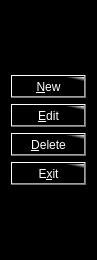
<?xml version="1.0" encoding="UTF-8"?>
<ui version="4.0">
 <class>SideWidjet</class>
 <widget class="QWidget" name="SideWidjet">
  <property name="geometry">
   <rect>
    <x>0</x>
    <y>0</y>
    <width>95</width>
    <height>260</height>
   </rect>
  </property>
  <property name="windowTitle">
   <string>Form</string>
  </property>
  <property name="styleSheet">
   <string notr="true">background-color: rgb(0, 0, 0);</string>
  </property>
  <layout class="QGridLayout" name="gridLayout">
   <item row="1" column="0">
    <widget class="QPushButton" name="btnNew">
     <property name="styleSheet">
      <string notr="true">color: rgb(255, 255, 255);
font: 14pt &quot;Segoe UI&quot;;
background-color: qlineargradient(spread:pad, x1:0.882157, y1:0.142, x2:1, y2:0, stop:0 rgba(0, 0, 0, 255), stop:1 rgba(255, 255, 255, 255));</string>
     </property>
     <property name="text">
      <string>&amp;New</string>
     </property>
    </widget>
   </item>
   <item row="2" column="0">
    <widget class="QPushButton" name="btnEdit">
     <property name="styleSheet">
      <string notr="true">color: rgb(255, 255, 255);
font: 14pt &quot;Segoe UI&quot;;
background-color: qlineargradient(spread:pad, x1:0.882157, y1:0.142, x2:1, y2:0, stop:0 rgba(0, 0, 0, 255), stop:1 rgba(255, 255, 255, 255));</string>
     </property>
     <property name="text">
      <string>&amp;Edit</string>
     </property>
    </widget>
   </item>
   <item row="3" column="0">
    <widget class="QPushButton" name="btnDelete">
     <property name="styleSheet">
      <string notr="true">color: rgb(255, 255, 255);
font: 14pt &quot;Segoe UI&quot;;
background-color: qlineargradient(spread:pad, x1:0.882157, y1:0.142, x2:1, y2:0, stop:0 rgba(0, 0, 0, 255), stop:1 rgba(255, 255, 255, 255));</string>
     </property>
     <property name="text">
      <string>&amp;Delete</string>
     </property>
    </widget>
   </item>
   <item row="4" column="0">
    <widget class="QPushButton" name="btnExit">
     <property name="styleSheet">
      <string notr="true">color: rgb(255, 255, 255);
font: 14pt &quot;Segoe UI&quot;;
background-color: qlineargradient(spread:pad, x1:0.882157, y1:0.142, x2:1, y2:0, stop:0 rgba(0, 0, 0, 255), stop:1 rgba(255, 255, 255, 255));</string>
     </property>
     <property name="text">
      <string>E&amp;xit</string>
     </property>
    </widget>
   </item>
   <item row="0" column="0">
    <spacer name="verticalSpacer">
     <property name="orientation">
      <enum>Qt::Vertical</enum>
     </property>
     <property name="sizeHint" stdset="0">
      <size>
       <width>20</width>
       <height>40</height>
      </size>
     </property>
    </spacer>
   </item>
   <item row="5" column="0">
    <spacer name="verticalSpacer_2">
     <property name="orientation">
      <enum>Qt::Vertical</enum>
     </property>
     <property name="sizeHint" stdset="0">
      <size>
       <width>20</width>
       <height>40</height>
      </size>
     </property>
    </spacer>
   </item>
  </layout>
 </widget>
 <resources/>
 <connections/>
</ui>
